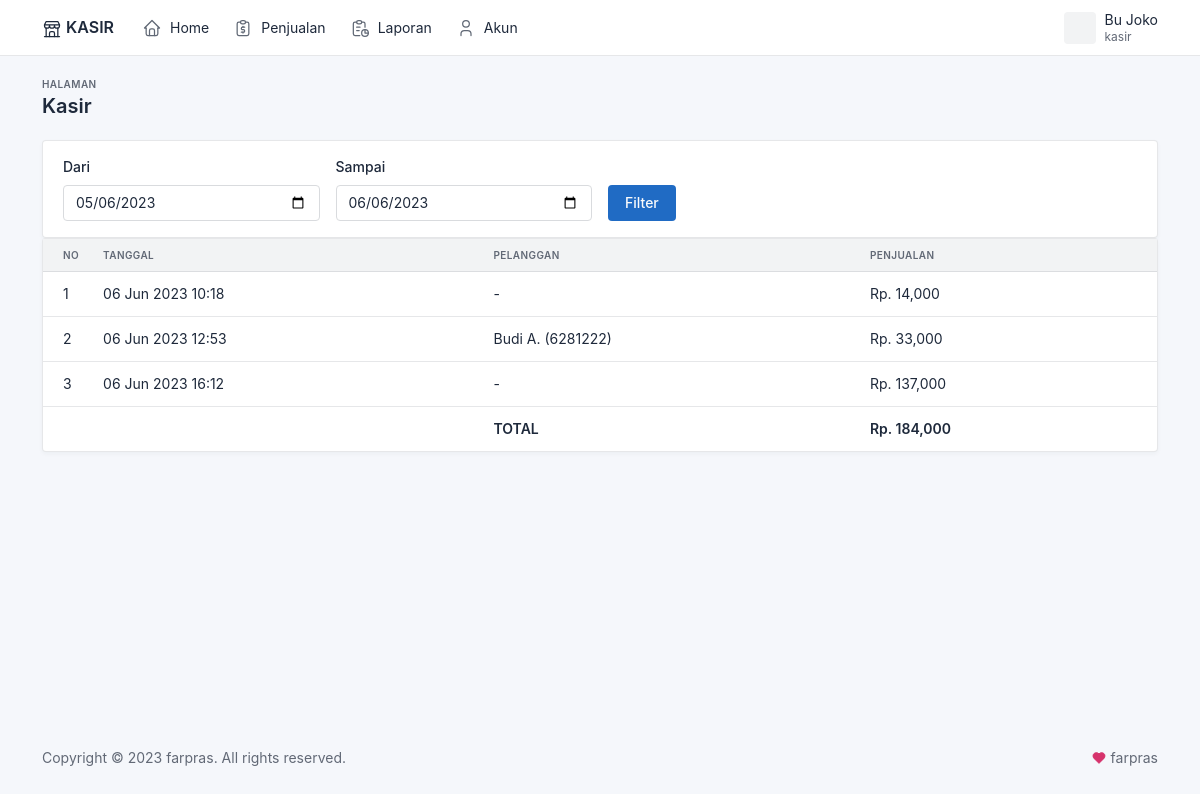
The app's page /kasir/laporan.php (signed in) with its own data.
### tables this page shows
CREATE TABLE IF NOT EXISTS `penjualan` (
  `id_penjualan` int(11) NOT NULL AUTO_INCREMENT,
  `id_pelanggan` int(11) DEFAULT NULL,
  `id_toko` int(11) NOT NULL,
  `id_user` int(11) NOT NULL,
  `tanggal_penjualan` datetime NOT NULL,
  `total_penjualan` int(11) NOT NULL,
  `bayar_penjualan` int(11) NOT NULL,
  `kembalian_penjualan` int(11) NOT NULL,
  PRIMARY KEY (`id_penjualan`)
);

CREATE TABLE IF NOT EXISTS `pelanggan` (
  `id_pelanggan` int(11) NOT NULL AUTO_INCREMENT,
  `id_toko` int(11) NOT NULL,
  `nama_pelanggan` varchar(100) NOT NULL,
  `email_pelanggan` varchar(100) NOT NULL,
  `telepon_pelanggan` varchar(25) NOT NULL,
  `alamat_pelanggan` varchar(100) NOT NULL,
  PRIMARY KEY (`id_pelanggan`)
);

### kasir/laporan.php (the view)
<?php include "header.php" ?>
<?php
if (isset($_POST['tglm']) and $_POST['tgls']) {
    $tglm = $_POST['tglm'];
    $tgls = $_POST['tgls'];
} else {
    $tgls = date("Y-m-d");
    $tglm = (new DateTime($tgls))->modify("-1 month")->format("Y-m-d");
}
$laporan = array();
$id_toko = $_SESSION['user']['id_toko'];
$id_user = $_SESSION['user']['id_user'];
$ambil = $koneksi->query("SELECT * FROM penjualan
        LEFT JOIN pelanggan ON penjualan.id_pelanggan=pelanggan.id_pelanggan
        WHERE penjualan.id_toko='$id_toko' AND id_user='$id_user' AND DATE(tanggal_penjualan) BETWEEN '$tglm' AND '$tgls' ");
while ($tiap = $ambil->fetch_assoc()) {
    $laporan[] = $tiap;
}
?>
<div class="page-body">
    <div class="container-xl">
        <form action="" method="post">
            <div class="card">
                <div class="card-body">
                    <div class="row row-cards">
                        <div class="col-md-3">
                            <label class="form-label">Dari</label>
                            <input type="date" class="form-control" name="tglm" value="<?= $tglm; ?>">
                        </div>
                        <div class="col-md-3">
                            <label class="form-label">Sampai</label>
                            <input type="date" class="form-control" name="tgls" value="<?= $tgls; ?>">
                        </div>
                        <div class="col-md-3">
                            <label class="form-label">&nbsp;</label>
                            <button class="btn btn-primary" name="filter">Filter</button>
                        </div>
                    </div>
                </div>
            </div>
        </form>
        <div class="card">
            <div class="table-responsive">
                <table class="table table-vcenter card-table">
                    <thead>
                        <tr>
                            <th class="w-1">No</th>
                            <th>Tanggal</th>
                            <th>Pelanggan</th>
                            <th>Penjualan</th>
                        </tr>
                    </thead>
                    <tbody>
                        <?php $grandtotal = 0; ?>
                        <?php foreach ($laporan as $key => $value) : ?>
                            <?php $grandtotal += $value['total_penjualan'];  ?>
                            <tr>
                                <td><?= $key + 1; ?></td>
                                <td><?= date("d M Y H:s", strtotime($value['tanggal_penjualan'])); ?></td>
                                <td>
                                    <?php if ($value['id_pelanggan'] != 0) : ?>
                                        <?= $value['nama_pelanggan']; ?> (<?= $value['telepon_pelanggan']; ?>)
                                        <?php else : ?>-<?php endif; ?>
                                </td>
                                <td>Rp. <?= number_format($value['total_penjualan']); ?></td>
                            </tr>
                        <?php endforeach; ?>
                    </tbody>
                    <tfoot>
                        <tr>
                            <td colspan="2"></td>
                            <td colspan="1"><b>TOTAL</b></td>
                            <td><b>Rp. <?= number_format($grandtotal); ?></b></td>
                        </tr>
                    </tfoot>
                </table>
            </div>
        </div>
    </div>
</div>
<?php include "footer.php" ?>

### records on screen
penjualan: tanggal_penjualan "06 Jun 2023 10:18", total_penjualan "14,000"
penjualan: tanggal_penjualan "06 Jun 2023 12:53", id_pelanggan.nama_pelanggan "Budi A.", id_pelanggan.telepon_pelanggan "6281222", total_penjualan "33,000"
penjualan: tanggal_penjualan "06 Jun 2023 16:12", total_penjualan "137,000"

### other values on screen
$_SESSION['user']['nama_user'] "Bu Joko"
$_SESSION['user']['level_user'] "kasir"
$grandtotal "184,000"
